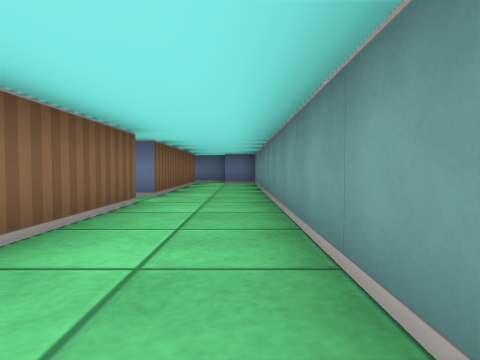
[1] (above)

18 first-person views from a walk through a cub3D level. The camera is about half as high as the walls, tilts 2° down and sees 75° across. The floor is counted in squares. Each view is taken from the middle of a square. On the plan, view 1 faces up. The plan holds only what a view shows up to about 9 squares ahead; the rest is blank.

[2]
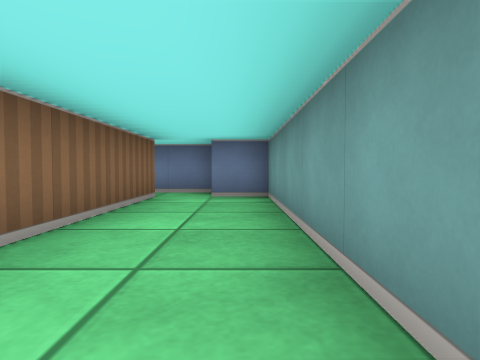

[3]
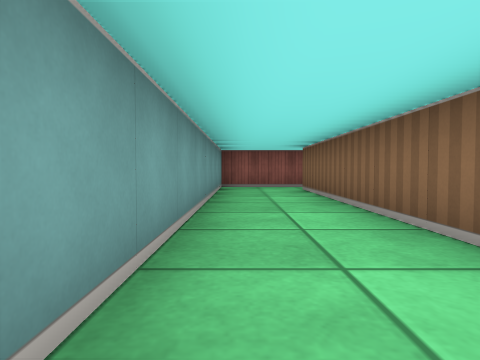

[4]
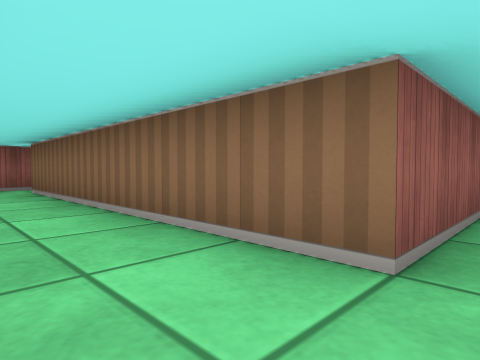

[5]
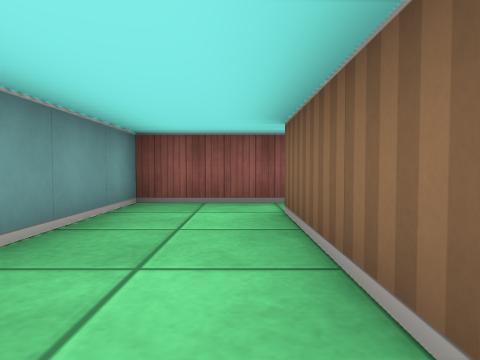

[6]
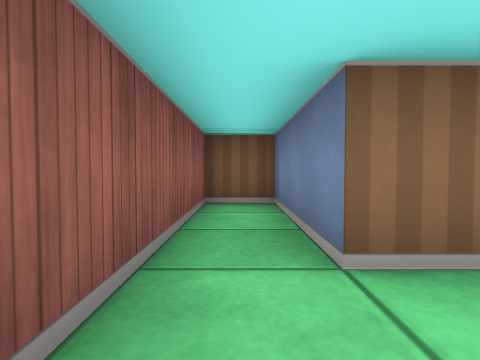

[7]
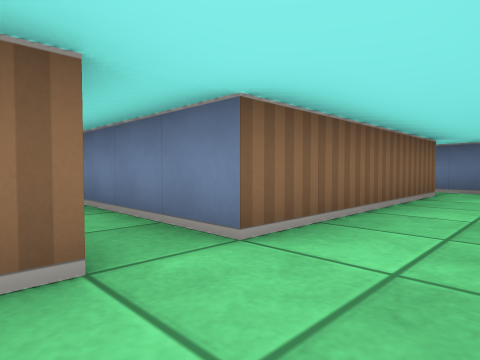

[8]
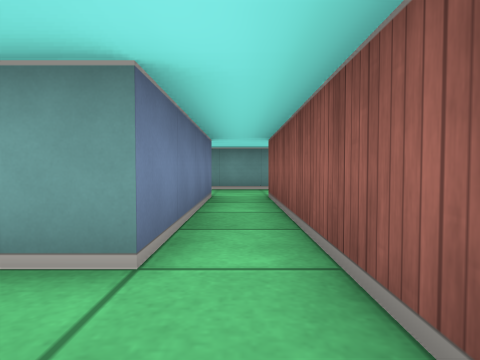

[9]
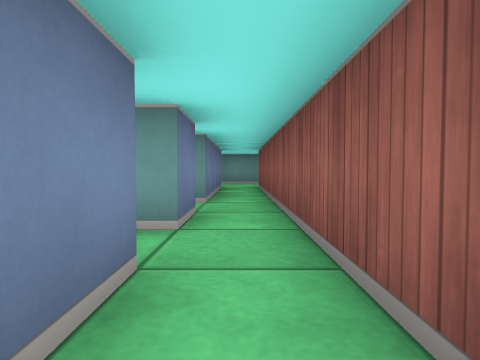

[10]
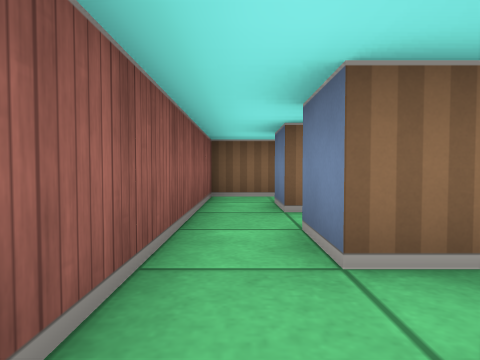

[11]
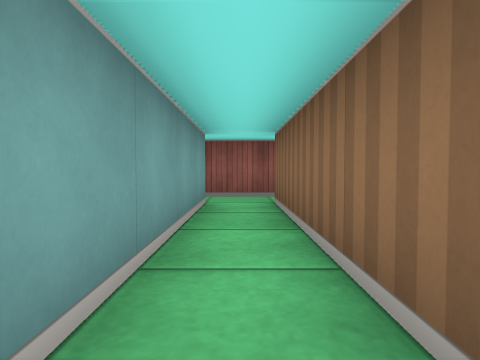

[12]
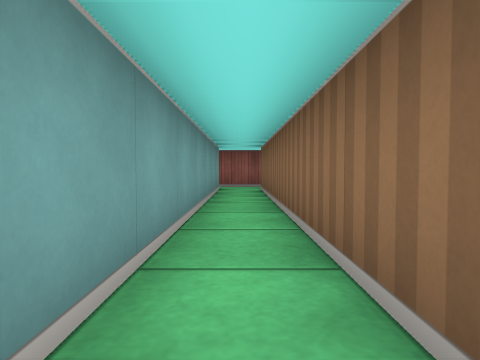

[13]
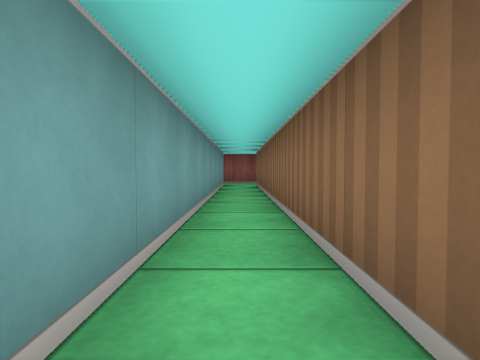

[14]
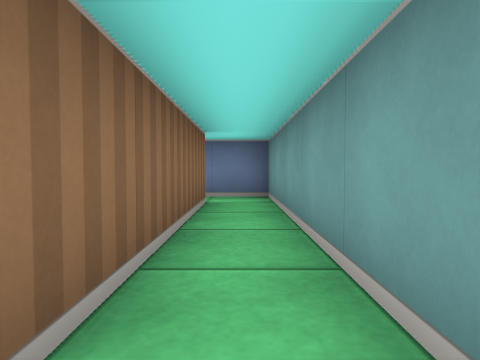

[15]
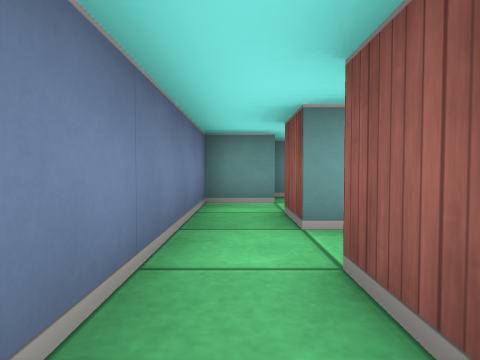

[16]
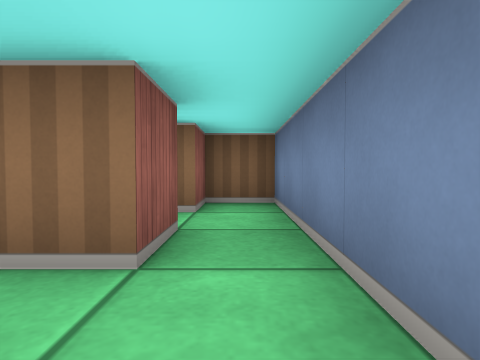

[17]
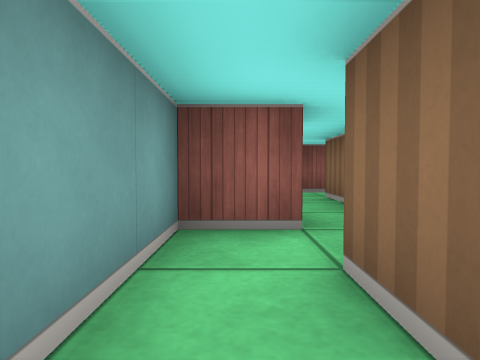

[18]
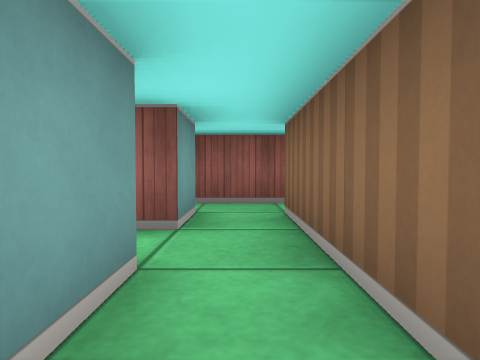

### Floor plan
Ten units are one square. View 1 is at (0, 0); x grows to the right and y downward. Boxes are objects, and circles mark ways between rooms. Rooms are numbered by the first view taken in them; rooms with no view inside come last. Other rooms are left out.
<svg viewBox="-130 -170 140 210">
<path fill="none" stroke="#000" d="M-65 -65 -65 -55 -75 -55M-75 -45 -15 -45 -15 25 -45 25 -45 35 5 35 5 -105 -5 -105 -5 -115 -25 -115M-25 -105 -15 -105 -15 -55 -55 -55 -55 -65M-95 -55 -95 -165 -106 -165M-125 -56 -125 -45 -95 -45M-105 -155 -105 -55 -115 -55M-45 -115 -65 -115 -65 -105 -55 -105 -55 -95M-45 -95 -45 -105M-65 -84 -65 -74M-55 -75 -55 -85 -45 -85 -45 -95M-85 -62 -85 -55 -95 -55M-75 -55 -75 -59M-95 -45 -75 -45M-65 -74 -65 -65"/>
<circle cx="-70" cy="-50" r="3" fill="#2a7"/>
<circle cx="-60" cy="-60" r="3" fill="#2a7"/>
<circle cx="-90" cy="-50" r="3" fill="#2a7"/>
<circle cx="-50" cy="-100" r="3" fill="#2a7"/>
<circle cx="-60" cy="-80" r="3" fill="#2a7"/>
<text x="-10" y="-40">1</text>
<text x="-100" y="-100">2</text>
<text x="-50" y="-110">3</text>
<text x="-60" y="-90">4</text>
<text x="-80" y="-60">5</text>
<text x="-60" y="-70">6</text>
</svg>
Room 1 opens to room 5. Room 1 opens to room 6. Room 2 opens to room 5. Room 3 opens to room 4. Room 4 opens to room 6.

Where each view was taken, in squares from view 1:
view 1: 0 up, 0 right, facing up
view 2: 5 up, 0 right, facing up
view 3: 5 up, 0 right, facing down
view 4: 5 up, 0 right, facing down-left
view 5: 1 up, 1 left, facing down
view 6: 3 down, 0 right, facing left
view 7: 4 up, 0 right, facing up-left
view 8: 5 up, 7 left, facing right
view 9: 5 up, 10 left, facing right
view 10: 5 up, 7 left, facing left
view 11: 10 up, 10 left, facing down
view 12: 13 up, 10 left, facing down
view 13: 15 up, 10 left, facing down
view 14: 11 up, 10 left, facing up
view 15: 11 up, 5 left, facing right
view 16: 11 up, 2 left, facing left
view 17: 11 up, 5 left, facing down
view 18: 9 up, 6 left, facing down
